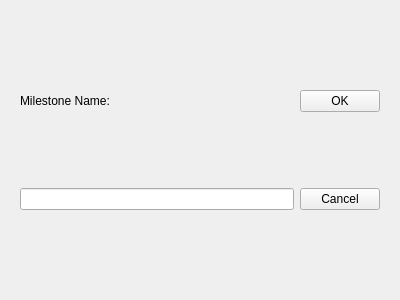
<?xml version="1.0" encoding="UTF-8"?>
<ui version="4.0">
 <class>AddMilestoneDialog</class>
 <widget name="AddMilestoneDialog" class="QDialog">
  <property name="geometry">
   <rect>
    <x>0</x>
    <y>0</y>
    <width>400</width>
    <height>300</height>
   </rect>
  </property>
  <property name="windowTitle">
   <string>Add Milestone</string>
  </property>
   <layout class="QGridLayout" name="gridLayout">
   <property name="leftMargin">
    <number>20</number>
   </property>
   <property name="topMargin">
    <number>20</number>
   </property>
   <property name="rightMargin">
    <number>20</number>
   </property>
   <property name="bottomMargin">
    <number>20</number>
   </property>
   <item row="0" column="0">
    <widget class="QLabel" name="label">
     <property name="text">
      <string>Milestone Name:</string>
     </property>
    </widget>
   </item>
   <item row="0" column="1">
    <widget class="QPushButton" name="buttonOk">
     <property name="text">
      <string>OK</string>
     </property>
     <property name="autoDefault">
      <bool>false</bool>
     </property>
    </widget>
   </item>
   <item row="1" column="0">
    <widget class="QLineEdit" name="lineEdit"/>
   </item>
   <item row="1" column="1">
    <widget class="QPushButton" name="buttonCancel">
     <property name="text">
      <string>Cancel</string>
     </property>
     <property name="autoDefault">
      <bool>false</bool>
     </property>
    </widget>
   </item>
  </layout>
 </widget>
 <resources/>
 <connections/>
</ui>
